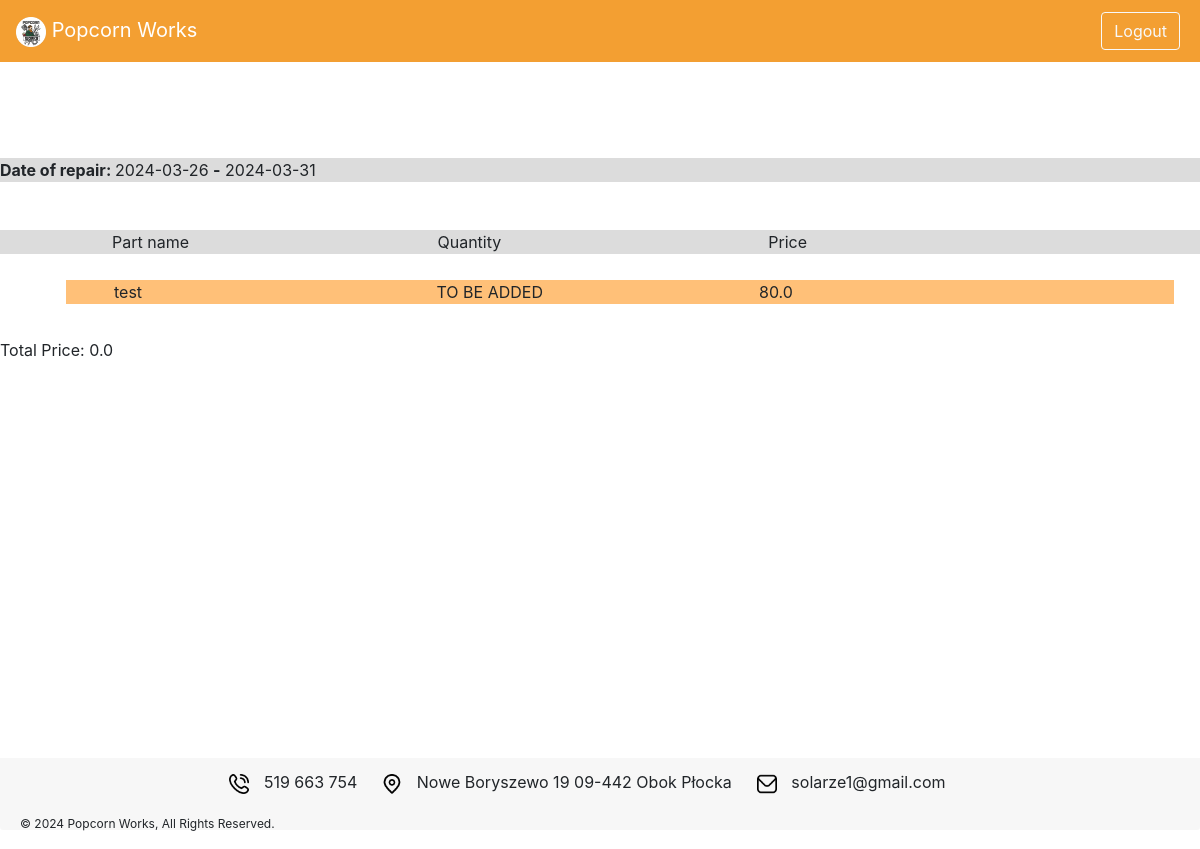
Screenshot of /customer/repairs/3 (signed in) with the database file from the repository.
### models.py (models this page shows)
class Repair(Base):
    __tablename__ = "repair"
    id = Column(Integer, primary_key=True, index=True)
    car_name = Column(String)
    start_date = Column(String)
    end_date = Column(String)
    active = Column(Boolean, default=False)
    customer_id = Column(Integer, ForeignKey("user.id"))
    money = Column(Float, default=0.00)
    parts = relationship("PartsInRepair", back_populates="repair")

class Part(Base):
    __tablename__ = "part"
    id = Column(Integer, primary_key=True, index=True)
    name = Column(String, unique=True, index=True)
    amount_left = Column(Integer, default=1)
    engine_type = Column(String)
    price = Column(Float, default=0.00)
    nr_oem = Column(String)
    qr_code = Column(String)
    repairs = relationship("PartsInRepair", back_populates="part")

### routers/customer.py (the view)
@router.get("/repairs/{repair_id}", response_class=HTMLResponse)
async def repairs_id_page_for_mechanic(request: Request, repair_id: int, db: Session = Depends(get_db)):
    redirection = check_user_role_and_redirect(request, db, 'customer')
    if redirection["is_needed"]:
        return redirection['redirection']
    user_decoded = get_current_user(request)
    user = db.query(models.User).filter(
        models.User.username == user_decoded['username']).first()
    used_parts = db.query(models.Part).join(models.PartsInRepair, models.Part.id == models.PartsInRepair.part_id).filter(
        models.PartsInRepair.repair_id == repair_id).all()
    repair = db.query(models.Repair).filter(
        models.Repair.id == repair_id).first()
    return templates.TemplateResponse("repairs_customer_id.html", {"request": request,
                                                                   "user": user,
                                                                   "used_parts": used_parts,
                                                                   "repair": repair})

### templates/repairs_customer_id.html
{% include 'layout.html' %}
<div style="background: gainsboro; margin-bottom: 3em; margin-top: 1em;">
    <p><b>Date of repair: </b>{{repair.start_date}} <b>-</b> {{repair.end_date}}</p>
</div>
{% if used_parts %}
<div class="wrapper" style="background: gainsboro; padding-left: 7em;">
    <div style="display: inline-block; width: 29.5%; min-width: 200px;">Part name</div>
    <div style="display: inline-block; width: 30%; min-width: 200px;">Quantity</div>
    <div style="display: inline-block; width: 20%; min-width: 200px;">Price</div>
</div>
<div class="scrollable-mechanic-list">
    <ul>
        {% for used_part in used_parts %}
        <li class="car_part_box " style="list-style: none; padding: 1em;">
            <div class="wrapper" style="background: #ffc078; padding-left: 3em;">
                <div style="display: inline-block; width: 30%; min-width: 200px;">{{ used_part.name }}</div>
                <div style="display: inline-block; width: 30%; min-width: 200px;">TO BE ADDED</div>
                <div style="display: inline-block; width: 30%; min-width: 200px;">{{ used_part.price }}</div>
            </div>
        </li>
        {% endfor %}
    </ul>
</div>
<div>
    Total Price: {{repair.money}}
</div>
{% endif %}

### static/popcorn/css/base.css (style rules this page uses)
body { position: relative; background: #fafafa; color: #33333a; padding-top: 70px; }

### rows the page displays
Repair: start_date "2024-03-26", end_date "2024-03-31", money "0.0"
Part: name "test", price "80.0"
